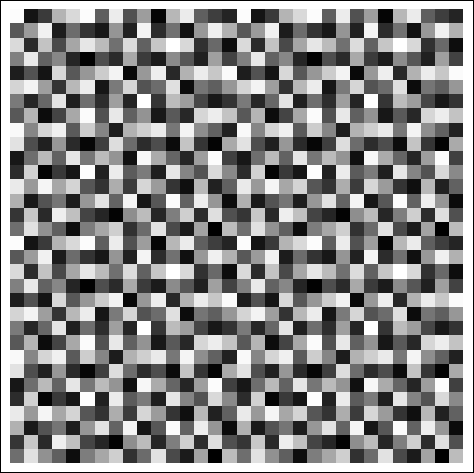
#> input picture Images/blue_noise_repeated.png, 474 x 473 px
$ python analyse.py Images/blue_noise_repeated.png   (older library calls are emulated)
#> lines starting #> are read from the running program, lines starting #| are printed output that depends on the picture
# note: depends on a scipy and matplotlib
#       easiest way to get them, is to install Anaconda, https://www.continuum.io/anaconda-overview

import sys
import scipy
import scipy.misc
import numpy as np
from matplotlib import pyplot as plt

if ( len( sys.argv ) ) < 2:
	sys.exit("usage: analyse.py <filename.bmp>")

#########
# init
img = scipy.misc.imread( sys.argv[1], mode='L' )
#> img: shape (473, 474); min 0, max 255, mean 134.6

###########
# calc
f = np.fft.fft2(img)

# print( f )

fshift = np.fft.fftshift(f)
# magnitude_spectrum = 20*np.log(np.abs(fshift))
magnitude_spectrum = np.log(np.abs(fshift))
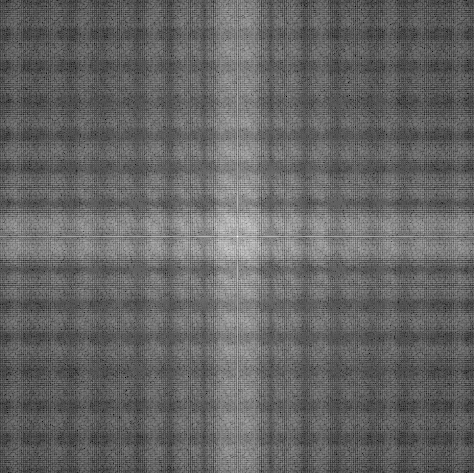
#> magnitude_spectrum: shape (473, 474) float64; min 1.31, max 17.22, mean 7.64; drawn with min black and max white
phase_spectrum = np.angle(fshift)
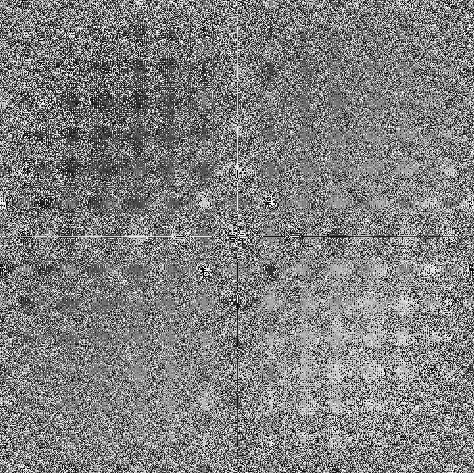
#> phase_spectrum: shape (473, 474) float64; min -3.14, max 3.14, mean 1.4e-05; drawn with min black and max white

# TODO: average radial samples and plot as graph (either sample radially, or do transform and average rows)
# TODO: some way to plot initial thresholded "animation"? (consequtive points)

###########
# plotting

#TODO: use extent to force pixel-perfect?

interp = 'bicubic' #nearest

# plt.clf()

plt.subplot(121)
plt.imshow(img, cmap = 'gray', interpolation=interp)
plt.title('Input Image:\n' + sys.argv[1] ), plt.xticks([]), plt.yticks([])

plt.subplot(122)
# plt.imshow(magnitude_spectrum, interpolation=interp)
plt.imshow(magnitude_spectrum, cmap = 'gray', interpolation=interp)
# plt.imshow(magnitude_spectrum, cmap = 'gray', interpolation=interp, vmin=8, vmax=12)
plt.title('Magnitude Spectrum'), plt.xticks([]), plt.yticks([])

# plt.subplot(133)
# plt.imshow(phase_spectrum, cmap='gray', interpolation=interp)
# plt.title('Phase Spectrum'), plt.xticks([]), plt.yticks([])

plt.savefig( 'figure_' + sys.argv[1] + '.png' )
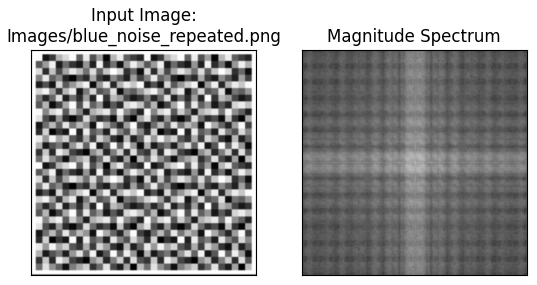
#> figure drawn by matplotlib, 2 panels
# plt.show()
